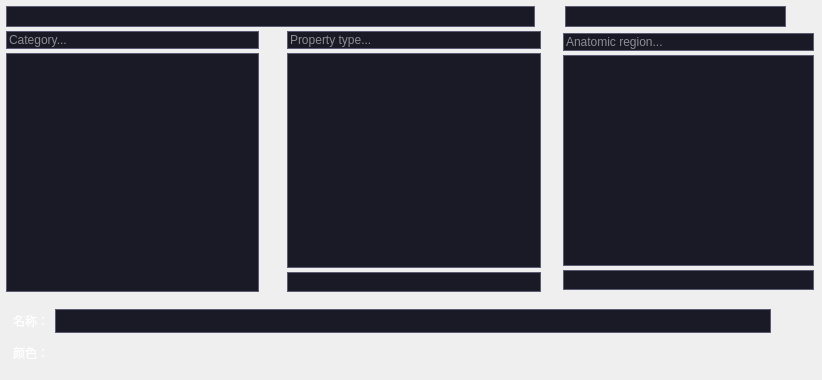
<?xml version="1.0" encoding="UTF-8"?>
<ui version="4.0">
 <class>qSlicerTerminologyNavigatorWidget</class>
 <widget class="qMRMLWidget" name="qSlicerTerminologyNavigatorWidget">
  <property name="geometry">
   <rect>
    <x>0</x>
    <y>0</y>
    <width>822</width>
    <height>380</height>
   </rect>
  </property>
  <property name="maximumSize">
   <size>
    <width>1000</width>
    <height>16777215</height>
   </size>
  </property>
  <property name="windowTitle">
   <string>qSlicerTerminologyNavigatorWidget</string>
  </property>
  <property name="styleSheet">
   <string notr="true">/*QFrame#frame_TerminologyEntry,
QFrame#frame_AnatomicRegion,
QFrame#frame_TerminologyOverride,
QFrame#frame_Category
{
	border: none;
}
*/

QFrame{
	border: none;
}</string>
  </property>
  <layout class="QGridLayout" name="gridLayout_2">
   <property name="leftMargin">
    <number>4</number>
   </property>
   <property name="topMargin">
    <number>4</number>
   </property>
   <property name="rightMargin">
    <number>4</number>
   </property>
   <property name="bottomMargin">
    <number>2</number>
   </property>
   <property name="spacing">
    <number>4</number>
   </property>
   <item row="3" column="1">
    <widget class="QFrame" name="frame_TerminologyEntry">
     <property name="sizePolicy">
      <sizepolicy hsizetype="Preferred" vsizetype="Expanding">
       <horstretch>0</horstretch>
       <verstretch>0</verstretch>
      </sizepolicy>
     </property>
     <property name="maximumSize">
      <size>
       <width>1000</width>
       <height>16777215</height>
      </size>
     </property>
     <property name="styleSheet">
      <string notr="true">QComboBox {
	color: rgb(255, 255, 255);
    background: #1a1a26;
	border: 1px solid #5c5c74;
	font: 10pt &quot;SimHei&quot;;
}

QComboBox QAbstractItemView {
    outline: 0px solid gray;     
    color: rgb(255, 255, 255);
    background-color: rgb(60, 60, 90);   
    selection-background-color: rgb(105, 135, 213);  
}

QComboBox QAbstractItemView::item:hover {
    color: rgb(255, 255, 255);
    background-color: rgb(105, 135, 213);
}

QComboBox QAbstractItemView::item:selected {
    color: rgb(255, 255, 255);
    background-color: rgb(105, 135, 213);
}

QComboBox:hover{
	background-color: rgb(105, 135, 213);
}

QComboBox::drop-down {
	subcontrol-origin: padding;
    subcontrol-position: top right;
    /*width: 20px;*/
 	
    /*border-left-width: 1px;
    border-left-color: darkgray;
    border-left-style: solid;*/ /* just a single line */
    border-top-right-radius: 3px; /* same radius as the QComboBox */
    border-bottom-right-radius: 3px;
}

QComboBox::down-arrow {
	image: url(:/Icons/comboBoxDown1.png);
}

QSpinBox {
	/* 为箭头保留空间 */
	/*padding-right:20px;*/
	background: #1a1a26;
	border: 1px solid #5c5c74;
	font: 10pt &quot;SimHei&quot;;
}

/* 向上按钮 */
QSpinBox::up-button {
	subcontrol-origin:border;
	subcontrol-position:top right;
	width:16px;
	border-width:1px;
}

QSpinBox::up-button:hover {
	background-color: rgb(105, 135, 213);
}

QSpinBox::down-button {
	subcontrol-origin:border;
	subcontrol-position:bottom right;
	width:16px;
	border-width:1px;
	border-top-width:0;
}

/* 向下按钮 */
QSpinBox::down-button:hover {
	background-color: rgb(105, 135, 213);
}

/* 向下按钮里的小箭头 */
QSpinBox::down-arrow {
	image:url(:/Icons/SpinboxDown.png);
	width:7px;
	height:4px;
}

/* 向上按钮里的小箭头 */
QSpinBox::up-arrow {
	image:url(:/Icons/SpinboxUp.png);
	width:7px;
	height:4px;
}


QDoubleSpinBox {
	/* 为箭头保留空间 */
	padding-right:20px;
	background: #1a1a26;
	border: 1px solid #5c5c74;
}

/* 向上按钮 */
QDoubleSpinBox::up-button {
	subcontrol-origin:border;
	subcontrol-position:top right;
	width:16px;
	border-width:1px;
}

QDoubleSpinBox::up-button:hover {
	background-color: rgb(105, 135, 213);
}

QDoubleSpinBox::down-button {
	subcontrol-origin:border;
	subcontrol-position:bottom right;
	width:16px;
	border-width:1px;
	border-top-width:0;
}

/* 向下按钮 */
QDoubleSpinBox::down-button:hover {
	background-color: rgb(105, 135, 213);
}

/* 向下按钮里的小箭头 */
QDoubleSpinBox::down-arrow {
	image:url(:/Icons/SpinboxDown.png);
	width:7px;
	height:4px;
}

/* 向上按钮里的小箭头 */
QDoubleSpinBox::up-arrow {
	image:url(:/Icons/SpinboxUp.png);
	width:7px;
	height:4px;
}

QWidget{
	color: rgb(255, 255, 255);
	font: 10pt &quot;SimHei&quot;;
}

QTableWidget{
	selection-background-color: #41507d;
    background: #1a1a26;
	border: 1px solid #5c5c74;
}

QPushButton#pushButton_ResetColor,
QPushButton#pushButton_ResetName,
QPushButton#pushButton_LoadTerminology,
QPushButton#pushButton_LoadAnatomicContext,
QPushButton#ColorPickerButton_RecommendedRGB,
QToolButton#AnatomicalRegionExpandButton,
QToolButton#CategoryExpandButton{
	border: none;
}

QPushButton#pushButton_ResetColor:hover,
QPushButton#pushButton_ResetName:hover,
QPushButton#ColorPickerButton_RecommendedRGB:hover,
QPushButton#pushButton_LoadTerminology:hover,
QPushButton#pushButton_LoadAnatomicContext:hover,
QToolButton#AnatomicalRegionExpandButton:hover,
QToolButton#CategoryExpandButton:hover{
	background: #3c3c5a;
	border: 1px solid #686a8b;
}

QLineEdit{
	background: #1a1a26;
	border: 1px solid #5c5c74;
}

/*垂直滚动条整体*/
QScrollBar:vertical
{
    width:8px;
    background:#323349;
    margin:0px,0px,0px,0px;
    padding-top:0px;   /*上预留位置*/
    padding-bottom:0px;    /*下预留位置*/
}
 
/*滚动条中滑块的样式*/
QScrollBar::handle:vertical
{
    width:8px;
    background:#727284;
    min-height:20px;
}
 
/*鼠标触及滑块样式*/
QScrollBar::handle:vertical:hover
{
    width:9px;
    background:#727284;
    min-height:20;
}
 
/*设置下箭头*/
QScrollBar::add-line:vertical
{
    height:0px;
    width:0px;
    subcontrol-position:bottom;
}
 
/*设置上箭头*/
QScrollBar::sub-line:vertical
{
    height:0px;
    width:0px;
    subcontrol-position:top;
}
 
/*当滚动条滚动的时候，上面的部分和下面的部分*/
QScrollBar::add-page:vertical,QScrollBar::sub-page:vertical
{
    background:rgb(0,0,0,10%);
    border-radius:4px;
}</string>
     </property>
     <property name="frameShape">
      <enum>QFrame::StyledPanel</enum>
     </property>
     <property name="frameShadow">
      <enum>QFrame::Raised</enum>
     </property>
     <layout class="QGridLayout" name="gridLayout">
      <property name="leftMargin">
       <number>0</number>
      </property>
      <property name="topMargin">
       <number>0</number>
      </property>
      <property name="rightMargin">
       <number>0</number>
      </property>
      <property name="bottomMargin">
       <number>0</number>
      </property>
      <property name="horizontalSpacing">
       <number>2</number>
      </property>
      <property name="verticalSpacing">
       <number>4</number>
      </property>
      <item row="0" column="0">
       <layout class="QHBoxLayout" name="horizontalLayout_4">
        <property name="spacing">
         <number>0</number>
        </property>
        <item>
         <layout class="QVBoxLayout" name="verticalLayout_4">
          <property name="spacing">
           <number>0</number>
          </property>
          <item>
           <widget class="QFrame" name="frame">
            <property name="frameShape">
             <enum>QFrame::StyledPanel</enum>
            </property>
            <property name="frameShadow">
             <enum>QFrame::Raised</enum>
            </property>
            <layout class="QHBoxLayout" name="horizontalLayout">
             <property name="spacing">
              <number>4</number>
             </property>
             <property name="leftMargin">
              <number>2</number>
             </property>
             <property name="topMargin">
              <number>2</number>
             </property>
             <property name="rightMargin">
              <number>2</number>
             </property>
             <property name="bottomMargin">
              <number>2</number>
             </property>
             <item>
              <widget class="ctkComboBox" name="ComboBox_Terminology">
               <property name="minimumSize">
                <size>
                 <width>0</width>
                 <height>21</height>
                </size>
               </property>
               <property name="maximumSize">
                <size>
                 <width>16777215</width>
                 <height>21</height>
                </size>
               </property>
               <property name="sizeAdjustPolicy">
                <enum>QComboBox::AdjustToMinimumContentsLengthWithIcon</enum>
               </property>
               <property name="defaultText" stdset="0">
                <string>Select terminology...</string>
               </property>
              </widget>
             </item>
             <item>
              <widget class="QPushButton" name="pushButton_LoadTerminology">
               <property name="sizePolicy">
                <sizepolicy hsizetype="Fixed" vsizetype="Fixed">
                 <horstretch>0</horstretch>
                 <verstretch>0</verstretch>
                </sizepolicy>
               </property>
               <property name="minimumSize">
                <size>
                 <width>22</width>
                 <height>21</height>
                </size>
               </property>
               <property name="maximumSize">
                <size>
                 <width>22</width>
                 <height>19</height>
                </size>
               </property>
               <property name="text">
                <string/>
               </property>
               <property name="icon">
                <iconset resource="../../../../../../Base/QTGUI/Resources/qSlicerBaseQTGUI.qrc">
                 <normaloff>:/Icons/Small/SlicerAddData.png</normaloff>:/Icons/Small/SlicerAddData.png</iconset>
               </property>
               <property name="iconSize">
                <size>
                 <width>21</width>
                 <height>21</height>
                </size>
               </property>
              </widget>
             </item>
            </layout>
           </widget>
          </item>
          <item>
           <layout class="QHBoxLayout" name="horizontalLayout_3">
            <property name="spacing">
             <number>8</number>
            </property>
            <property name="leftMargin">
             <number>2</number>
            </property>
            <property name="topMargin">
             <number>2</number>
            </property>
            <property name="rightMargin">
             <number>2</number>
            </property>
            <property name="bottomMargin">
             <number>2</number>
            </property>
            <item>
             <widget class="QFrame" name="frame_Category">
              <property name="frameShape">
               <enum>QFrame::StyledPanel</enum>
              </property>
              <property name="frameShadow">
               <enum>QFrame::Raised</enum>
              </property>
              <layout class="QVBoxLayout" name="verticalLayout_2">
               <property name="spacing">
                <number>4</number>
               </property>
               <property name="leftMargin">
                <number>0</number>
               </property>
               <property name="topMargin">
                <number>0</number>
               </property>
               <property name="rightMargin">
                <number>0</number>
               </property>
               <property name="bottomMargin">
                <number>0</number>
               </property>
               <item>
                <widget class="ctkSearchBox" name="SearchBox_Category">
                 <property name="maximumSize">
                  <size>
                   <width>300</width>
                   <height>16777215</height>
                  </size>
                 </property>
                 <property name="placeholderText">
                  <string>Category...</string>
                 </property>
                 <property name="showSearchIcon" stdset="0">
                  <bool>true</bool>
                 </property>
                </widget>
               </item>
               <item>
                <widget class="QTableWidget" name="tableWidget_Category">
                 <property name="maximumSize">
                  <size>
                   <width>300</width>
                   <height>16777215</height>
                  </size>
                 </property>
                 <property name="editTriggers">
                  <set>QAbstractItemView::NoEditTriggers</set>
                 </property>
                 <property name="tabKeyNavigation">
                  <bool>false</bool>
                 </property>
                 <property name="selectionMode">
                  <enum>QAbstractItemView::MultiSelection</enum>
                 </property>
                 <property name="selectionBehavior">
                  <enum>QAbstractItemView::SelectRows</enum>
                 </property>
                 <property name="columnCount">
                  <number>1</number>
                 </property>
                 <attribute name="horizontalHeaderVisible">
                  <bool>false</bool>
                 </attribute>
                 <attribute name="horizontalHeaderStretchLastSection">
                  <bool>true</bool>
                 </attribute>
                 <attribute name="verticalHeaderVisible">
                  <bool>false</bool>
                 </attribute>
                 <column/>
                </widget>
               </item>
              </layout>
             </widget>
            </item>
            <item>
             <widget class="ctkExpandButton" name="CategoryExpandButton">
              <property name="styleSheet">
               <string notr="true"/>
              </property>
              <property name="icon">
               <iconset resource="../../../../../../Base/QTGUI/Resources/qSlicerBaseQTGUI.qrc">
                <normaloff>:/Icons/Icons/UnfoldL.png</normaloff>
                <activeon>:/Icons/Icons/UnfoldR.png</activeon>:/Icons/Icons/UnfoldL.png</iconset>
              </property>
              <property name="iconSize">
               <size>
                <width>9</width>
                <height>9</height>
               </size>
              </property>
              <property name="checked">
               <bool>false</bool>
              </property>
              <property name="arrowType">
               <enum>Qt::NoArrow</enum>
              </property>
             </widget>
            </item>
            <item>
             <layout class="QVBoxLayout" name="verticalLayout_3">
              <property name="spacing">
               <number>4</number>
              </property>
              <item>
               <widget class="ctkSearchBox" name="SearchBox_Type">
                <property name="maximumSize">
                 <size>
                  <width>300</width>
                  <height>16777215</height>
                 </size>
                </property>
                <property name="placeholderText">
                 <string>Property type...</string>
                </property>
                <property name="showSearchIcon" stdset="0">
                 <bool>true</bool>
                </property>
               </widget>
              </item>
              <item>
               <widget class="QTableWidget" name="tableWidget_Type">
                <property name="maximumSize">
                 <size>
                  <width>300</width>
                  <height>16777215</height>
                 </size>
                </property>
                <property name="editTriggers">
                 <set>QAbstractItemView::NoEditTriggers</set>
                </property>
                <property name="tabKeyNavigation">
                 <bool>false</bool>
                </property>
                <property name="selectionMode">
                 <enum>QAbstractItemView::SingleSelection</enum>
                </property>
                <property name="selectionBehavior">
                 <enum>QAbstractItemView::SelectRows</enum>
                </property>
                <property name="columnCount">
                 <number>1</number>
                </property>
                <attribute name="horizontalHeaderVisible">
                 <bool>false</bool>
                </attribute>
                <attribute name="horizontalHeaderStretchLastSection">
                 <bool>true</bool>
                </attribute>
                <attribute name="verticalHeaderVisible">
                 <bool>false</bool>
                </attribute>
                <column/>
               </widget>
              </item>
              <item>
               <widget class="ctkComboBox" name="ComboBox_TypeModifier">
                <property name="maximumSize">
                 <size>
                  <width>300</width>
                  <height>16777215</height>
                 </size>
                </property>
                <property name="sizeAdjustPolicy">
                 <enum>QComboBox::AdjustToMinimumContentsLengthWithIcon</enum>
                </property>
                <property name="defaultText" stdset="0">
                 <string>Select type modifier...</string>
                </property>
               </widget>
              </item>
             </layout>
            </item>
            <item>
             <widget class="ctkExpandButton" name="AnatomicalRegionExpandButton">
              <property name="styleSheet">
               <string notr="true"/>
              </property>
              <property name="icon">
               <iconset resource="../../../../../../Base/QTGUI/Resources/qSlicerBaseQTGUI.qrc">
                <normaloff>:/Icons/Icons/UnfoldR.png</normaloff>
                <normalon>:/Icons/Icons/UnfoldL.png</normalon>:/Icons/Icons/UnfoldR.png</iconset>
              </property>
              <property name="iconSize">
               <size>
                <width>9</width>
                <height>9</height>
               </size>
              </property>
              <property name="checked">
               <bool>false</bool>
              </property>
              <property name="popupMode">
               <enum>QToolButton::DelayedPopup</enum>
              </property>
              <property name="toolButtonStyle">
               <enum>Qt::ToolButtonIconOnly</enum>
              </property>
              <property name="arrowType">
               <enum>Qt::NoArrow</enum>
              </property>
             </widget>
            </item>
           </layout>
          </item>
         </layout>
        </item>
        <item>
         <widget class="QFrame" name="frame_AnatomicRegion">
          <property name="frameShape">
           <enum>QFrame::StyledPanel</enum>
          </property>
          <property name="frameShadow">
           <enum>QFrame::Raised</enum>
          </property>
          <layout class="QVBoxLayout" name="verticalLayout">
           <property name="spacing">
            <number>4</number>
           </property>
           <property name="leftMargin">
            <number>0</number>
           </property>
           <property name="topMargin">
            <number>0</number>
           </property>
           <property name="rightMargin">
            <number>4</number>
           </property>
           <property name="bottomMargin">
            <number>4</number>
           </property>
           <item>
            <layout class="QHBoxLayout" name="horizontalLayout_2">
             <property name="spacing">
              <number>4</number>
             </property>
             <property name="leftMargin">
              <number>2</number>
             </property>
             <property name="topMargin">
              <number>2</number>
             </property>
             <property name="rightMargin">
              <number>2</number>
             </property>
             <property name="bottomMargin">
              <number>2</number>
             </property>
             <item>
              <widget class="ctkComboBox" name="ComboBox_AnatomicContext">
               <property name="minimumSize">
                <size>
                 <width>0</width>
                 <height>21</height>
                </size>
               </property>
               <property name="maximumSize">
                <size>
                 <width>280</width>
                 <height>21</height>
                </size>
               </property>
               <property name="sizeAdjustPolicy">
                <enum>QComboBox::AdjustToMinimumContentsLengthWithIcon</enum>
               </property>
               <property name="defaultText" stdset="0">
                <string>Select anatomic region context...</string>
               </property>
              </widget>
             </item>
             <item>
              <widget class="QPushButton" name="pushButton_LoadAnatomicContext">
               <property name="sizePolicy">
                <sizepolicy hsizetype="Fixed" vsizetype="Fixed">
                 <horstretch>0</horstretch>
                 <verstretch>0</verstretch>
                </sizepolicy>
               </property>
               <property name="minimumSize">
                <size>
                 <width>22</width>
                 <height>21</height>
                </size>
               </property>
               <property name="maximumSize">
                <size>
                 <width>22</width>
                 <height>19</height>
                </size>
               </property>
               <property name="text">
                <string/>
               </property>
               <property name="icon">
                <iconset resource="../../../../../../Base/QTGUI/Resources/qSlicerBaseQTGUI.qrc">
                 <normaloff>:/Icons/Small/SlicerAddData.png</normaloff>:/Icons/Small/SlicerAddData.png</iconset>
               </property>
               <property name="iconSize">
                <size>
                 <width>21</width>
                 <height>21</height>
                </size>
               </property>
              </widget>
             </item>
            </layout>
           </item>
           <item>
            <widget class="ctkSearchBox" name="SearchBox_AnatomicRegion">
             <property name="maximumSize">
              <size>
               <width>300</width>
               <height>16777215</height>
              </size>
             </property>
             <property name="placeholderText">
              <string>Anatomic region...</string>
             </property>
             <property name="showSearchIcon" stdset="0">
              <bool>true</bool>
             </property>
            </widget>
           </item>
           <item>
            <widget class="QTableWidget" name="tableWidget_AnatomicRegion">
             <property name="maximumSize">
              <size>
               <width>300</width>
               <height>16777215</height>
              </size>
             </property>
             <property name="editTriggers">
              <set>QAbstractItemView::NoEditTriggers</set>
             </property>
             <property name="tabKeyNavigation">
              <bool>false</bool>
             </property>
             <property name="selectionMode">
              <enum>QAbstractItemView::SingleSelection</enum>
             </property>
             <property name="selectionBehavior">
              <enum>QAbstractItemView::SelectRows</enum>
             </property>
             <property name="columnCount">
              <number>1</number>
             </property>
             <attribute name="horizontalHeaderVisible">
              <bool>false</bool>
             </attribute>
             <attribute name="horizontalHeaderStretchLastSection">
              <bool>true</bool>
             </attribute>
             <attribute name="verticalHeaderVisible">
              <bool>false</bool>
             </attribute>
             <column/>
            </widget>
           </item>
           <item>
            <widget class="ctkComboBox" name="ComboBox_AnatomicRegionModifier">
             <property name="maximumSize">
              <size>
               <width>300</width>
               <height>16777215</height>
              </size>
             </property>
             <property name="sizeAdjustPolicy">
              <enum>QComboBox::AdjustToMinimumContentsLengthWithIcon</enum>
             </property>
             <property name="defaultText" stdset="0">
              <string>Select anatomic region modifier...</string>
             </property>
            </widget>
           </item>
          </layout>
         </widget>
        </item>
       </layout>
      </item>
      <item row="1" column="0">
       <widget class="QFrame" name="frame_TerminologyOverride">
        <property name="frameShape">
         <enum>QFrame::NoFrame</enum>
        </property>
        <property name="frameShadow">
         <enum>QFrame::Raised</enum>
        </property>
        <layout class="QHBoxLayout" name="horizontalLayout_8">
         <item>
          <layout class="QHBoxLayout" name="horizontalLayout_7">
           <item>
            <layout class="QVBoxLayout" name="verticalLayout_6">
             <item>
              <layout class="QHBoxLayout" name="horizontalLayout_6">
               <item>
                <widget class="QLabel" name="label_Name">
                 <property name="text">
                  <string>名称：</string>
                 </property>
                </widget>
               </item>
               <item>
                <widget class="QLineEdit" name="lineEdit_Name">
                 <property name="minimumSize">
                  <size>
                   <width>0</width>
                   <height>24</height>
                  </size>
                 </property>
                </widget>
               </item>
              </layout>
             </item>
             <item>
              <layout class="QHBoxLayout" name="horizontalLayout_5">
               <item>
                <widget class="QLabel" name="label">
                 <property name="text">
                  <string>颜色：</string>
                 </property>
                </widget>
               </item>
               <item>
                <widget class="ctkColorPickerButton" name="ColorPickerButton_RecommendedRGB">
                 <property name="minimumSize">
                  <size>
                   <width>24</width>
                   <height>24</height>
                  </size>
                 </property>
                 <property name="maximumSize">
                  <size>
                   <width>24</width>
                   <height>24</height>
                  </size>
                 </property>
                 <property name="displayColorName" stdset="0">
                  <bool>false</bool>
                 </property>
                </widget>
               </item>
               <item>
                <spacer name="horizontalSpacer">
                 <property name="orientation">
                  <enum>Qt::Horizontal</enum>
                 </property>
                 <property name="sizeHint" stdset="0">
                  <size>
                   <width>40</width>
                   <height>20</height>
                  </size>
                 </property>
                </spacer>
               </item>
              </layout>
             </item>
            </layout>
           </item>
           <item>
            <layout class="QVBoxLayout" name="verticalLayout_5">
             <property name="spacing">
              <number>12</number>
             </property>
             <property name="bottomMargin">
              <number>2</number>
             </property>
             <item>
              <widget class="QPushButton" name="pushButton_ResetName">
               <property name="minimumSize">
                <size>
                 <width>24</width>
                 <height>24</height>
                </size>
               </property>
               <property name="text">
                <string/>
               </property>
               <property name="icon">
                <iconset resource="../../../../../../Base/QTGUI/Resources/qSlicerBaseQTGUI.qrc">
                 <normaloff>:/Icons/Icons/UndoTool.png</normaloff>:/Icons/Icons/UndoTool.png</iconset>
               </property>
               <property name="iconSize">
                <size>
                 <width>17</width>
                 <height>15</height>
                </size>
               </property>
              </widget>
             </item>
             <item>
              <widget class="QPushButton" name="pushButton_ResetColor">
               <property name="minimumSize">
                <size>
                 <width>24</width>
                 <height>24</height>
                </size>
               </property>
               <property name="text">
                <string/>
               </property>
               <property name="icon">
                <iconset resource="../../../../../../Base/QTGUI/Resources/qSlicerBaseQTGUI.qrc">
                 <normaloff>:/Icons/Icons/UndoTool.png</normaloff>:/Icons/Icons/UndoTool.png</iconset>
               </property>
               <property name="iconSize">
                <size>
                 <width>17</width>
                 <height>15</height>
                </size>
               </property>
              </widget>
             </item>
            </layout>
           </item>
          </layout>
         </item>
        </layout>
       </widget>
      </item>
     </layout>
    </widget>
   </item>
  </layout>
 </widget>
 <customwidgets>
  <customwidget>
   <class>qMRMLWidget</class>
   <extends>QWidget</extends>
   <header>qMRMLWidget.h</header>
   <container>1</container>
  </customwidget>
  <customwidget>
   <class>ctkColorPickerButton</class>
   <extends>QPushButton</extends>
   <header>ctkColorPickerButton.h</header>
  </customwidget>
  <customwidget>
   <class>ctkComboBox</class>
   <extends>QComboBox</extends>
   <header>ctkComboBox.h</header>
  </customwidget>
  <customwidget>
   <class>ctkExpandButton</class>
   <extends>QToolButton</extends>
   <header>ctkExpandButton.h</header>
  </customwidget>
  <customwidget>
   <class>ctkSearchBox</class>
   <extends>QLineEdit</extends>
   <header>ctkSearchBox.h</header>
  </customwidget>
 </customwidgets>
 <tabstops>
  <tabstop>SearchBox_Type</tabstop>
  <tabstop>tableWidget_Type</tabstop>
  <tabstop>ComboBox_TypeModifier</tabstop>
  <tabstop>SearchBox_AnatomicRegion</tabstop>
  <tabstop>tableWidget_AnatomicRegion</tabstop>
  <tabstop>ComboBox_AnatomicRegionModifier</tabstop>
  <tabstop>ComboBox_Terminology</tabstop>
  <tabstop>pushButton_LoadTerminology</tabstop>
  <tabstop>AnatomicalRegionExpandButton</tabstop>
  <tabstop>ComboBox_AnatomicContext</tabstop>
  <tabstop>pushButton_LoadAnatomicContext</tabstop>
  <tabstop>SearchBox_Category</tabstop>
  <tabstop>tableWidget_Category</tabstop>
  <tabstop>CategoryExpandButton</tabstop>
 </tabstops>
 <resources>
  <include location="../qSlicerTerminologiesModuleWidgets.qrc"/>
  <include location="../../../../../../Base/QTGUI/Resources/qSlicerBaseQTGUI.qrc"/>
 </resources>
 <connections>
  <connection>
   <sender>AnatomicalRegionExpandButton</sender>
   <signal>toggled(bool)</signal>
   <receiver>frame_AnatomicRegion</receiver>
   <slot>setVisible(bool)</slot>
   <hints>
    <hint type="sourcelabel">
     <x>221</x>
     <y>144</y>
    </hint>
    <hint type="destinationlabel">
     <x>264</x>
     <y>53</y>
    </hint>
   </hints>
  </connection>
  <connection>
   <sender>CategoryExpandButton</sender>
   <signal>toggled(bool)</signal>
   <receiver>frame_Category</receiver>
   <slot>setVisible(bool)</slot>
   <hints>
    <hint type="sourcelabel">
     <x>109</x>
     <y>158</y>
    </hint>
    <hint type="destinationlabel">
     <x>100</x>
     <y>63</y>
    </hint>
   </hints>
  </connection>
  <connection>
   <sender>CategoryExpandButton</sender>
   <signal>toggled(bool)</signal>
   <receiver>frame</receiver>
   <slot>setVisible(bool)</slot>
   <hints>
    <hint type="sourcelabel">
     <x>111</x>
     <y>110</y>
    </hint>
    <hint type="destinationlabel">
     <x>120</x>
     <y>34</y>
    </hint>
   </hints>
  </connection>
 </connections>
</ui>
